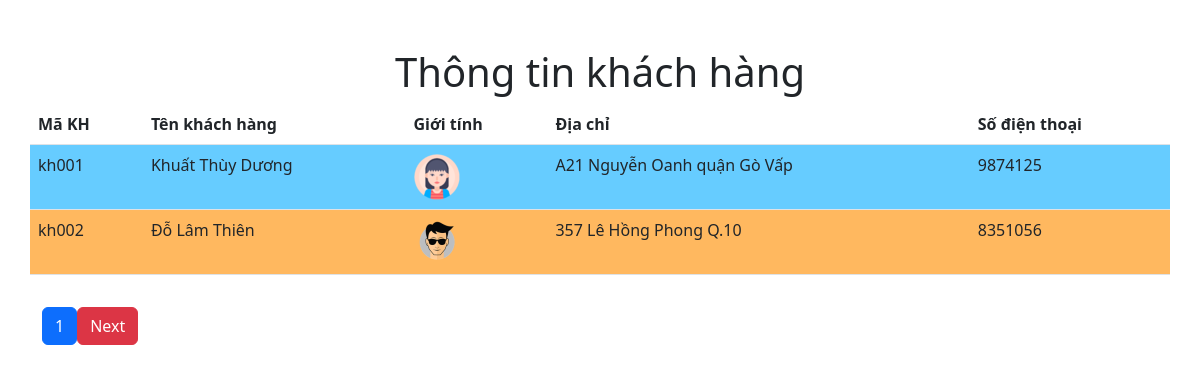
The page /HienThiTuDatabase/khach_hang.php on the database its author committed.
### tables this page shows
CREATE TABLE `khach_hang` (
  `MaKH` varchar(10) NOT NULL,
  `TenKH` varchar(50) NOT NULL,
  `GioiTinh` int(11) NOT NULL,
  `DiaChi` varchar(200) NOT NULL,
  `DienThoai` varchar(11) NOT NULL
);

### HienThiTuDatabase/phantrang.php (called while the page is built)
<?php
if (isset($_GET['page'])) {
    $page = $_GET['page'];
} else {
    $page = 1;
}
$num_per_page = 02;
$start_from = ($page - 1) * 02;

### HienThiTuDatabase/khach_hang.php (the view, shortened to what this page needs)
<?php
require_once './db.php';
require_once './phantrang.php';
$query = "SELECT * FROM khach_hang limit $start_from,$num_per_page";
$result = mysqli_query($conn, $query);
?>
<!DOCTYPE html>
<html lang="en">
<head>
    <link href="https://cdn.jsdelivr.net/npm/bootstrap@5.2.1/dist/css/bootstrap.min.css" rel="stylesheet">
</head>
<body>
    <div class='container mt-5'>
        <div class='row justify-content-center'>
            <h1 class="text-center">Thông tin khách hàng</h1>
            <table class="table">
                <thead>
                    <tr>
                        <th>Mã KH</th>
                        <th>Tên khách hàng</th>
                        <th>Giới tính</th>
                        <th>Địa chỉ</th>
                        <th>Số điện thoại</th>
                    </tr>
                </thead>
                <tbody>
                    <?php
                    $style = array('even', 'odd');
                    if ($result->num_rows > 0) {
                        $index = 1;
                        while ($row = mysqli_fetch_assoc($result)) {
                            $gender = '';
                            if ($row['GioiTinh'] == 0) {
                                $gender =  "<img src='img/48x48Male.png' />";
                            } else {
                                $gender =  "<img src='img/48x48Female.png' />";
                            }
                            echo
                            "<tr class=" . $style[$index % 2] . ">
                                <td>" . $row['MaKH'] . "</td>
                                <td>" . $row['TenKH'] . "</td>
                                <td>" . $gender . "</td>
                                <td>" . $row['DiaChi'] . "</td>
                                <td>" . $row['DienThoai'] . "</td>
                            </tr>";
                            $index++;
                        }
                    }
                    ?>
                </tbody>
            </table>
            <div class="container mt-3">
                <?php
                $pr_query = "SELECT * FROM khach_hang";
                $pr_result = mysqli_query($conn, $pr_query);
                $total_record = mysqli_num_rows($pr_result);
                $total_page = ceil($total_record / $num_per_page);
                for ($i = 1; $i < $total_page; $i++) {
                    echo "<a href='khach_hang.php?page=" . $i . "' class='btn btn-primary'>$i</a>";
                }
                if ($i > $page) {
                    echo "<a href='khach_hang.php?page=" . ($page + 1) . "' class='btn btn-danger'>Next</a>";
                }
                ?>
            </div>
        </div>
    </div>
</body>
</html>

### HienThiTuDatabase/khach_hang.php (style rules this page uses)
.even { background-color: #FFB85F !important; }
.odd { background-color: #66CCFF !important; }

### rows shown on the page
khach_hang: MaKH "kh001", TenKH "Khuất Thùy Dương", GioiTinh 1 (drawn), DiaChi "A21 Nguyễn Oanh quận Gò Vấp", DienThoai "9874125"
khach_hang: MaKH "kh002", TenKH "Đỗ Lâm Thiên", GioiTinh 0 (drawn), DiaChi "357 Lê Hồng Phong Q.10", DienThoai "8351056"
